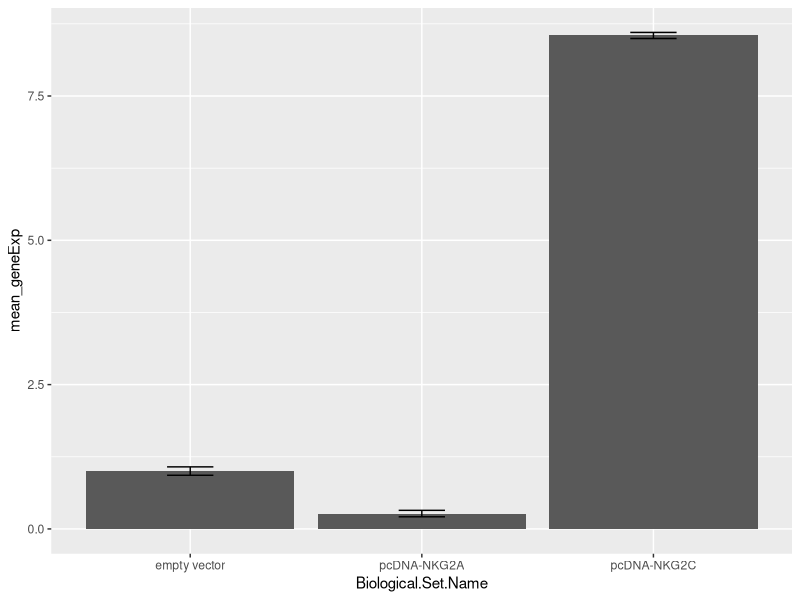
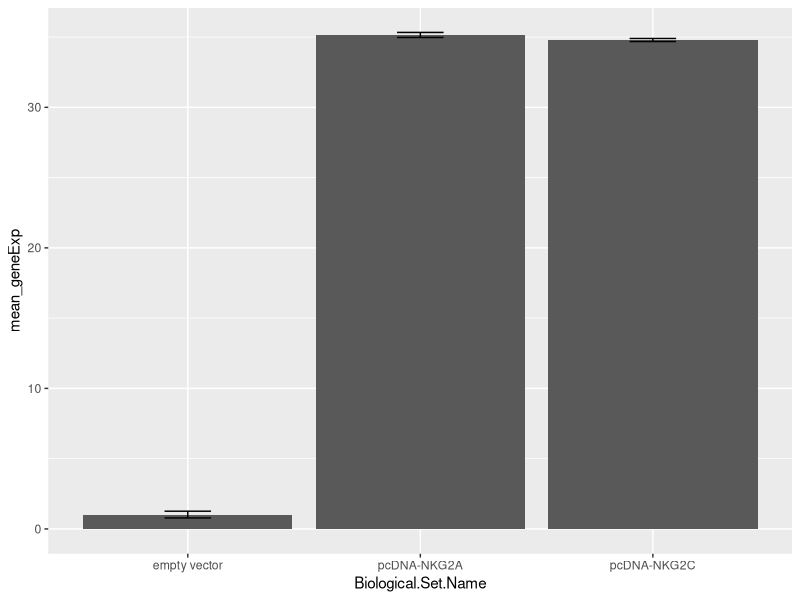
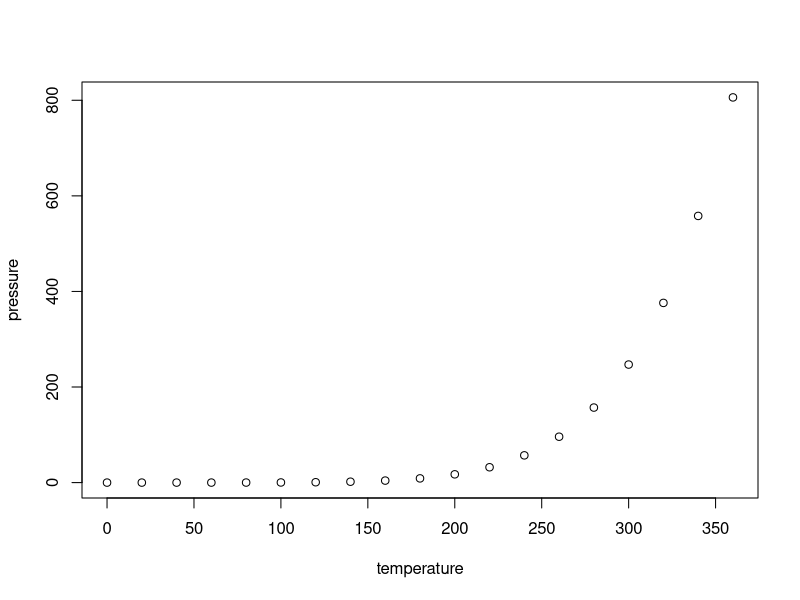

These charts were generated, in order, by the following R code:
## ---- chunk 1
knitr::opts_chunk$set(echo = TRUE)
## ---- chunk 2
library(tidyverse)
## ---- chunk 3
qpcr <- read.csv("qPCR_HEKs_OE_NKG2A-C_human.csv", stringsAsFactors = FALSE)
tibble(qpcr)
## ---- chunk 4
tidyData <- qpcr %>% select(Target:Cq, -Content)
glimpse(tidyData)
## ---- chunk 5
gapdh_only <- tidyData %>% filter(Target == "GAPDH")
avg_gapdh <- gapdh_only %>% group_by(Biological.Set.Name) %>% summarize(ref_cq = mean(Cq))
avg_gapdh
## ---- chunk 6
nkg2a_only <- tidyData %>% filter(Target == "NKG2A")
head(nkg2a_only)
## ---- chunk 7
nkg2a_gapdh <- left_join(nkg2a_only, avg_gapdh, by = "Biological.Set.Name")
head(nkg2a_gapdh)
## ---- chunk 8
nkg2a_gapdh <- nkg2a_gapdh %>% mutate(del_cq = ref_cq - Cq)
head(nkg2a_gapdh)
## ---- chunk 9
nkg2a_empty <- nkg2a_gapdh %>% filter(Biological.Set.Name == "empty vector") %>% summarise(mean_empty = mean(del_cq)) %>% pull(mean_empty)
nkg2a_empty
## ---- chunk 10
nkg2a_gapdh <- nkg2a_gapdh %>% mutate(del_del_cq = del_cq - nkg2a_empty)
head(nkg2a_gapdh)
## ---- chunk 11
nkg2a_geneExp <- nkg2a_gapdh %>% mutate(geneExp = 2^(del_del_cq))
head(nkg2a_geneExp)
## ---- chunk 12
### NKG2C start

# Get all NKG2C values for all three conditions

nkg2c_only <- tidyData %>% filter(Target == "NKG2C")

# join avg_gapdh with nkg2c_only to a new df named "nkg2c_gapdh"

nkg2c_gapdh <- left_join(nkg2c_only, avg_gapdh, by = "Biological.Set.Name")

# calculate del_cq for nkg2c

nkg2c_gapdh <- nkg2c_gapdh %>% mutate(del_cq = ref_cq - Cq)

# Extract empty vector information from nkg2c_gapdh

nkg2c_empty <- nkg2c_gapdh %>% filter(Biological.Set.Name == "empty vector") %>% summarise(mean_empty = mean(del_cq)) %>% pull(mean_empty)

#Calculate del_del_cq for nkg2c_gapdh

nkg2c_gapdh <- nkg2c_gapdh %>% mutate(del_del_cq = del_cq - nkg2c_empty)

# Calculate gene expression data for nkg2c data

nkg2c_geneExp <- nkg2c_gapdh %>% mutate(geneExp = 2^(del_del_cq))

# Calculte statistical parameters

nkg2c_geneExp_final <- nkg2c_geneExp %>% group_by(Biological.Set.Name) %>% summarise(mean_geneExp = mean(geneExp), sd_geneExp = sd(geneExp)) %>% mutate(Target = c("NKG2C", "NKG2C", "NKG2C"))

# Plot
nkg2c_plot <- ggplot(nkg2c_geneExp_final, aes(x = Biological.Set.Name, y = mean_geneExp))+
  geom_bar(stat = "identity")+
  geom_errorbar(aes(ymin = mean_geneExp - sd_geneExp, ymax = mean_geneExp + sd_geneExp), width=.2)
nkg2c_plot

### NKG2C end




### CD94 start

# Get all CD94 values for all three conditions

cd94_only <- tidyData %>% filter(Target == "CD94")

# join avg_gapdh with cd94_only to a new df named "cd94_gapdh"

cd94_gapdh <- left_join(cd94_only, avg_gapdh, by = "Biological.Set.Name")

# calculate del_cq for cd94

cd94_gapdh <- cd94_gapdh %>% mutate(del_cq = ref_cq - Cq)

# Extract empty vector information from cd94_gapdh

cd94_empty <- cd94_gapdh %>% filter(Biological.Set.Name == "empty vector") %>% summarise(mean_empty = mean(del_cq)) %>% pull(mean_empty)

#Calculate del_del_cq for cd94_gapdh

cd94_gapdh <- cd94_gapdh %>% mutate(del_del_cq = del_cq - cd94_empty)

# Calculate gene expression data for cd94 data

cd94_geneExp <- cd94_gapdh %>% mutate(geneExp = 2^(del_del_cq))

# Calculte statistical parameters

cd94_geneExp_final <- cd94_geneExp %>% group_by(Biological.Set.Name) %>% summarise(mean_geneExp = mean(geneExp), sd_geneExp = sd(geneExp)) %>% mutate(Target = c("CD94", "CD94", "CD94"))

# Plot
cd94_plot <- ggplot(cd94_geneExp_final, aes(x = Biological.Set.Name, y = mean_geneExp))+
  geom_bar(stat = "identity")+
  geom_errorbar(aes(ymin = mean_geneExp - sd_geneExp, ymax = mean_geneExp + sd_geneExp), width=.2)
cd94_plot

### CD94 end
## ---- chunk 13
plot(pressure)
